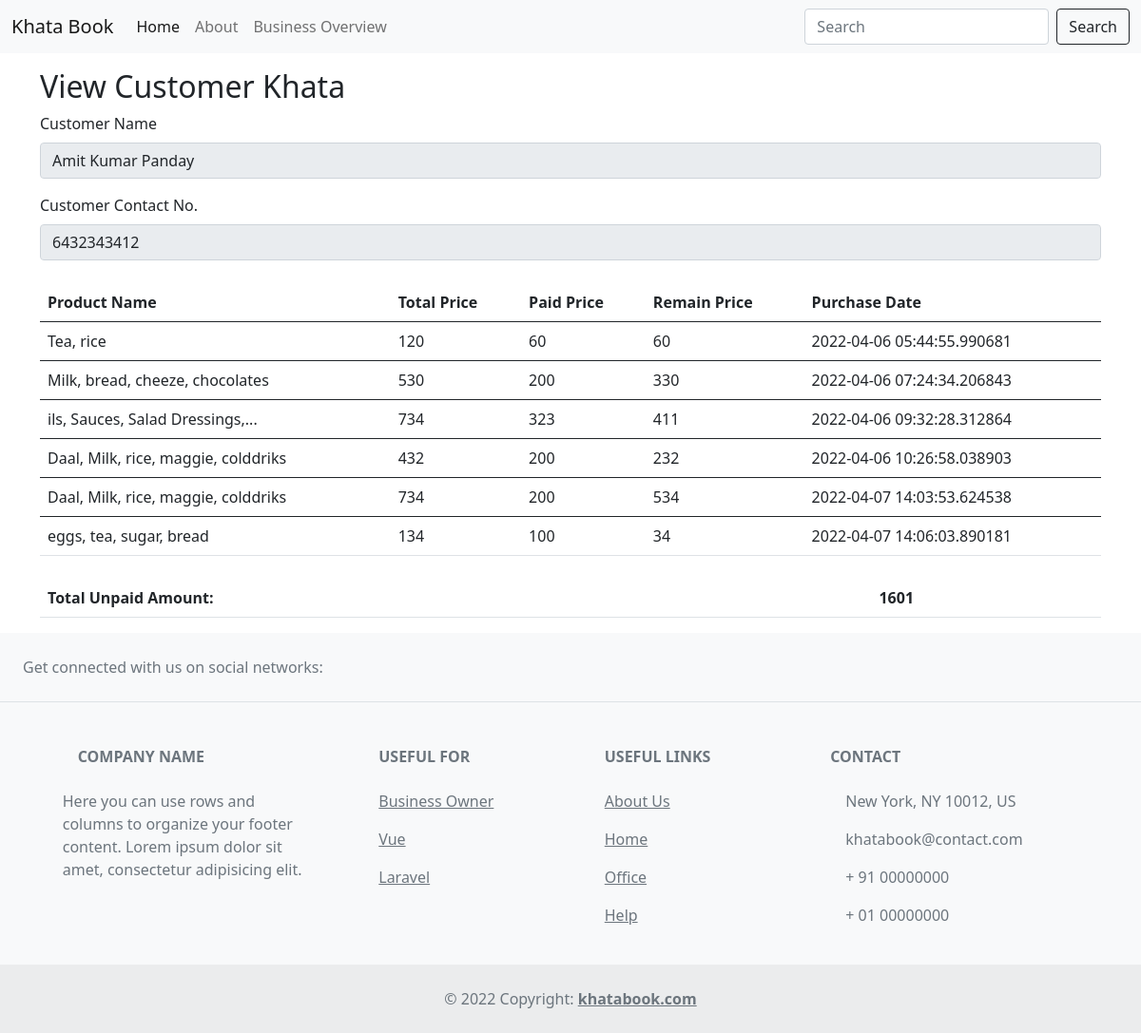
Page /view/2 on the committed database.
### app.py (models this page shows, shortened)
class Todo(db.Model):
    __tablename__ = 'todo'
    sno = db.Column(db.Integer, primary_key=True)
    title = db.Column(db.String(200), nullable=False)
    desc = db.Column(db.String(500), nullable=False)
    date_created = db.Column(db.DateTime, default=datetime.utcnow)
    def __repr__(self) -> str:
        return f"{self.title}"

class PurchaseDetails(db.Model):
    __tablename__ = 'purchase_details'
    id = db.Column(db.Integer, primary_key=True)
    product_name=db.Column(db.String(200), nullable=False)
    total_price = db.Column(db.Integer, nullable=False)
    paid_price = db.Column(db.Integer, nullable=False)
    remain_price = db.Column(db.Integer, nullable=False)
    customer_id = db.Column(db.Integer, db.ForeignKey('todo.sno'),
                             nullable=False)
    date_created = db.Column(db.DateTime, default=datetime.utcnow)

### app.py (the view)
@app.route('/view/<int:sno>')
def view(sno):
    todo = Todo.query.filter_by(sno=sno).first()
    print(todo)
    product_list = PurchaseDetails.query.filter_by(customer_id =sno).all()
    sum =0
    for i in product_list:
        sum+=i.remain_price
    total_remain_price = db.select([db.func.sum(PurchaseDetails.remain_price)])
    print(total_remain_price)
    return render_template('view.html',product_list=product_list, todo=todo, sum=sum)

### templates/view.html (shortened to what this page needs)
{% extends 'base.html' %}
{% block body %}
  <div class="container my-3">
      <h2>View Customer Khata</h2>
      <form action="/" method="POST">
          <div class="mb-3">
            <label for="title" class="form-label">Customer Name</label>
            <texarea readonly type="text" class="form-control" value="{{todo.title}}" name="desc" id="desc">{{todo.title}}</texarea>
          </div>
          <div class="mb-3">
            <label for="desc" class="form-label">Customer Contact No.</label>
            <texarea readonly type="text" class="form-control" value="{{todo.desc}}" name="desc" id="desc">{{todo.desc}}</texarea>
          </div>
      </form>
  </div>
    <div class="container my-4">
      <table class="table">
        <tr>
          <th>Product Name</th>
          <th>Total Price</th>
          <th>Paid Price</th>
          <th>Remain Price</th>
          <th>Purchase Date</th>
        </tr>
        {%for product in product_list%}
        <tbody>
          <tr>
            <td>{{product.product_name| truncate(35)}}</td>
            <td>{{product.total_price}}</td>
            <td>{{product.paid_price}}</td>
            <td>{{product.remain_price}}</td>
            <td>{{product.date_created}}</td>
          </tr>
        </tbody>
        {%endfor%}
      </table>
    </div>
      <div class="container my-2">
        <table class="table">
          <tr>
            <th>Total Unpaid Amount:</th>
            <th>{{sum}}</th>
          </tr>
        </table>
      </div>
{% endblock body %}

### rows in the picture
Todo: title "Amit Kumar Panday", desc "6432343412"
PurchaseDetails: product_name "Tea, rice", total_price "120", paid_price "60", remain_price "60", date_created "2022-04-06 05:44:55.990681"
PurchaseDetails: product_name "Milk, bread, cheeze, chocolates", total_price "530", paid_price "200", remain_price "330", date_created "2022-04-06 07:24:34.206843"
PurchaseDetails: product_name "ils, Sauces, Salad Dressings,...", total_price "734", paid_price "323", remain_price "411", date_created "2022-04-06 09:32:28.312864"
PurchaseDetails: product_name "Daal, Milk, rice, maggie, colddriks", total_price "432", paid_price "200", remain_price "232", date_created "2022-04-06 10:26:58.038903"
PurchaseDetails: product_name "Daal, Milk, rice, maggie, colddriks", total_price "734", paid_price "200", remain_price "534", date_created "2022-04-07 14:03:53.624538"
PurchaseDetails: product_name "eggs, tea, sugar, bread", total_price "134", paid_price "100", remain_price "34", date_created "2022-04-07 14:06:03.890181"

### other values in the picture
{{ sum }} "1601"
